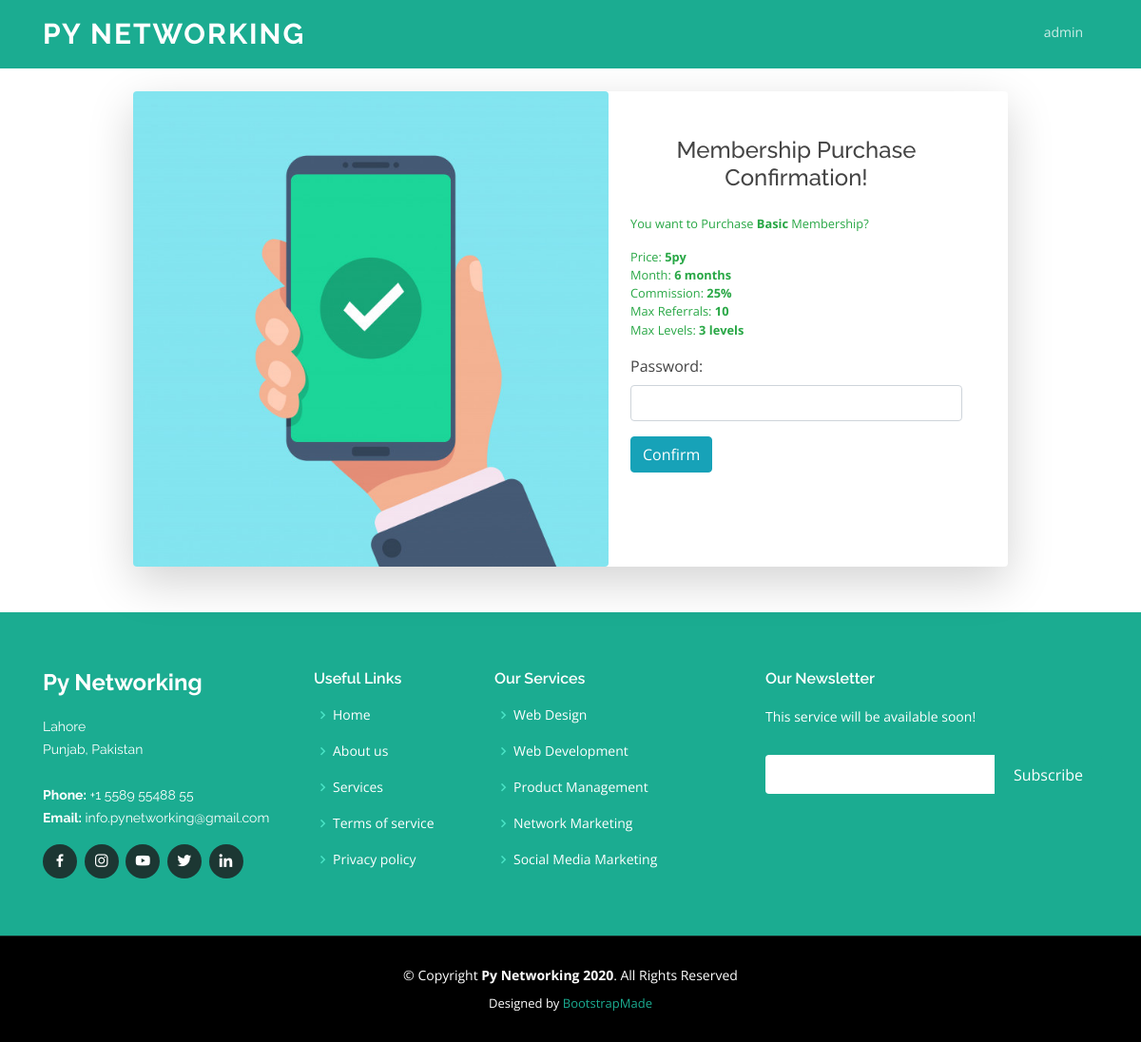
Screenshot of /member/membership/3 (signed in) with the database file from the repository.
### member/models.py (models this page shows, shortened)
class MembershipType(models.Model):
    title = models.CharField(max_length=256)
    price = models.IntegerField(default=0)
    max_levels = models.IntegerField(default=0)
    max_referrals = models.IntegerField(default=7)
    months = models.IntegerField(default=0)
    commission_percentage = models.IntegerField(default=5)
    description = models.TextField(max_length=1024, blank=True)

### member/views.py (the view)
# urls.py: path('membership/<mid>', views.buy_membership, name='buy_membership'),
@login_required
def buy_membership(request, mid):
    error=False
    error_message = ''
    buymembership = MembershipType.objects.get(pk=mid)
    if request.method == 'POST':
        form = PasswordForm(request.POST)
        if form.is_valid():
            password1 = form.cleaned_data.get('password')
            password = request.user.password
            if check_password(password1, password):
                user = request.user
                member = Member.objects.get(user=user)
                current_membership = member.membership
                account = member.account
                price = buymembership.price
                percentage = 100
                if (account.balance >= price) and (price != 0):
                    current_membership.type = buymembership
                    account.balance = account.balance - price
                    account.save()
                    current_membership.start_date = timezone.datetime.now()
                    current_membership.end_date = (current_membership.start_date + relativedelta(months=current_membership.type.months))
                    current_membership.save()
                    admin_username = 'admin'
                    admin_user = User.objects.get(username=admin_username)
                    admin_member = Member.objects.get(user=admin_user)
                    try:
                        direct1 = member.referral.referred_by
                        direct1_member = Member.objects.get(user=direct1)
                        direct1_member.account.balance = direct1_member.account.balance + (price * (direct1_member.membership.type.commission_percentage/100))
                        direct1_member.account.total_commission = direct1_member.account.total_commission + (price * (direct1_member.membership.type.commission_percentage/100))
                        member.referral.commission = member.referral.commission + (price * (direct1_member.membership.type.commission_percentage/100))
                        member.referral.save()
                        direct1_member.account.save()
                        percentage = percentage - direct1.membership.type.commission_percentage
                        indirect1 = direct1_member.referral.referred_by
                        indirect1_member = Member.objects.get(user=indirect1)
                        if indirect1_member.membership.type.max_levels > 1:
                            indirect1_member.account.balance = indirect1_member.account.balance + (price * (5 / 100))
                            indirect1_member.account.total_commission = indirect1_member.account.total_commission + ( price * (5 / 100))
                            direct1_member.referral.commission = direct1_member.referral.commission + (price * (5 / 100))
                            direct1_member.referral.save()
                            indirect1_member.account.save()
                            percentage = percentage - 5
                        indirect2 = indirect1_member.referral.referred_by
                        indirect2_member = Member.objects.get(user=indirect2)
                        if indirect2_member.membership.type.max_levels > 2:
                            indirect2_member.account.balance = indirect2_member.account.balance + (price * (5 / 100))
                            indirect2_member.account.total_commission = indirect2_member.account.total_commission + (
                                    price * (5 / 100))
                            indirect1_member.referral.commission = indirect1_member.referral.commission + (price * (5 / 100))
                            indirect1_member.referral.save()
                            indirect2_member.account.save()
                            percentage = percentage - 5
                        indirect3 = indirect2_member.referral.referred_by
                        indirect3_member = Member.objects.get(user=indirect3)
                        if indirect3_member.membership.type.max_levels > 3:
                            indirect3_member.account.balance = indirect3_member.account.balance + (price * (5 / 100))
                            indirect3_member.account.total_commission = indirect3_member.account.total_commission + (
                                    price * (5 / 100))
                            indirect2_member.referral.commission = indirect2_member.referral.commission + (price * (5 / 100))
                            indirect2_member.referral.save()
                            indirect3_member.account.save()
                            percentage = percentage - 5
                        indirect4 = indirect1_member.referral.referred_by
                        indirect4_member = Member.objects.get(user=indirect4)
                        if indirect4_member.membership.type.max_levels > 4:
                            indirect4_member.account.balance = indirect4_member.account.balance + (price * (5 / 100))
                            indirect4_member.account.total_commission = indirect4_member.account.total_commission + (
                                    price * (5 / 100))
                            indirect3_member.referral.commission = indirect3_member.referral.commission + (price * (5 / 100))
                            indirect3_member.referral.save()
                            indirect4_member.account.save()
                            percentage = percentage - 5
                    except User.DoesNotExist:
                        admin_member.account.balance = admin_member.account.balance + (price*(percentage/100))
                        admin_member.account.total_commission = admin_member.account.total_commission + (price*(percentage/100))
                        admin_member.account.save()
                        percentage = percentage - percentage
                    admin_member.account.balance = admin_member.account.balance + (price * (percentage / 100))
                    admin_member.account.total_commission = admin_member.account.total_commission + (price * (percentage / 100))
                    admin_member.account.save()
                    percentage = percentage - percentage
                else:
                    no_balance = True
                    free = MembershipType.objects.get(title='Free')
                    basic = MembershipType.objects.get(title='Basic')
                    premium = MembershipType.objects.get(title='Premium')
                    ultimate = MembershipType.objects.get(title='Ultimate')
                    return render(request, 'member/membership.html',
                                  {'free': free, 'basic': basic, 'premium': premium, 'ultimate': ultimate,'no_balance':no_balance})
                return redirect('dashboard')
            else:
                error = True
                error_message = 'Wrong Password'
        else:
            print(form.errors)
    else:
        form = PasswordForm()
    return render(request, 'member/membership_purchase.html',
                  {'form': form, 'membership': buymembership, 'error_message': error_message, 'error': error})

### member/templates/member/membership_purchase.html (shortened to what this page needs)
{% extends 'base.html' %}
{% load static %}
 {% load widget_tweaks %}
{% block content %}
  <div class="container" style="padding-top: 2%">
    <div class="row justify-content-center">
      <div class="col-xl-10 col-lg-12 col-md-9">
        <div class="card o-hidden border-0 shadow-lg my-5">
          <div class="card-body p-0">
            <div class="row">
              <div class="col-lg-6 d-none d-lg-block" > <img src={%static "Member/img/confirmation.jpg" %} class="rounded" alt="..." style="width: 500px"></div>
              <div class="col-lg-6">
                <div class="p-5">
                  <div class="text-center">
                    <h1 class="h4 text-gray-900 mb-4">Membership Purchase Confirmation!</h1>
                  </div>
                <div class="text-left">
                      <p class="text-success  small">You want to Purchase <strong>{{ membership.title}}</strong> Membership?</p>
                      <p class="text-success mb-0 small">Price: <strong>{{ membership.price}}py </strong></p>
                      <p class="text-success mb-0 small">Month: <strong>{{ membership.months}} months</strong> </p>
                      <p class="text-success mb-0 small">Commission: <strong>{{ membership.commission_percentage}}%</strong> </p>
                      <p class="text-success mb-0 small">Max Referrals: <strong>{{ membership.max_referrals}}</strong></p>
                      <p class="text-success small">Max Levels: <strong>{{ membership.max_levels}} levels</strong></p>
                  </div>
                     <form method="post" novalidate>
                      {% for field in form.visible_fields %}
                        <div class="form-group">
                          {{ field.label_tag }}
                          {% if form.is_bound %}
                            {% if field.errors %}
                              {% render_field field class="form-control is-invalid" %}
                              {% for error in field.errors %}
                                <div class="invalid-feedback">
                                  {{ error }}
                                </div>
                              {% endfor %}
                            {% else %}
                              {% render_field field class="form-control is-valid" %}
                            {% endif %}
                          {% else %}
                            {% render_field field class="form-control" %}
                          {% endif %}
                        </div>
                      {% endfor %}
                      <button type="submit" class="btn btn-info">Confirm</button>
                    </form>
              </div>
            </div>
          </div>
        </div>
      </div>
    </div>
  </div>
  </div>
{% endblock content %}

### member/templates/base.html (shortened to what this page needs)
{% load static %}
<!DOCTYPE html>
<html lang="en">
<head>Loading
    <link rel="stylesheet" href="https://stackpath.bootstrapcdn.com/bootstrap/4.4.1/css/bootstrap.min.css">
  <link href="{% static 'home/assets/vendor/bootstrap/css/bootstrap.min.css'  %}" rel="stylesheet">
  <link href="{% static 'home/assets/vendor/icofont/icofont.min.css'  %}" rel="stylesheet">
  <link href="{% static 'home/assets/vendor/boxicons/css/boxicons.min.css'  %}" rel="stylesheet">
  <link href="{% static 'home/assets/vendor/owl.carousel/assets/owl.carousel.min.css'  %}" rel="stylesheet">
  <link href="{% static 'home/assets/vendor/venobox/venobox.css'  %}" rel="stylesheet">
  <link href="{% static 'home/assets/vendor/aos/aos.css'  %}" rel="stylesheet">
  <link href="{% static 'home/assets/css/style.css'%}" rel="stylesheet">
</head>
<body>
  <header id="header" class="fixed-top">
    <div class="container d-flex">
      <div class="logo mr-auto">
       <h1 class="text-light"><a href={% url 'home' %}>Py Networking</a></h1>
      </div>
      <nav class="nav-menu d-none d-lg-block">
        <ul>
           {% if request.user.is_authenticated %}
            <li class="drop-down"><a href="">{{ request.user.username}}</a>
              </li>
            </ul>
               {% else%}
               <li><a href={% url 'login' %}>Login/SignUp</a></li>
            {% endif %}
      </nav>
    </div>
  </header>
  {% block content %}
  {% endblock %}
  <footer id="footer">
    <div class="footer-top">
      <div class="container">
        <div class="row">
          <div class="col-lg-3 col-md-6">
            <div class="footer-info">
              <h3>Py Networking</h3>
              <p>
                Lahore <br>
                Punjab, Pakistan<br><br>
                <strong>Phone:</strong> +1 5589 55488 55<br>
                <strong>Email:</strong> info.pynetworking@gmail.com<br>
              </p>
              <div class="social-links mt-3">
                <a href="https://www.facebook.com/pynetworking" class="facebook"><i class="bx bxl-facebook"></i></a>
                <a href="https://www.instagram.com/pynetworking/" class="instagram"><i class="bx bxl-instagram"></i></a>
                <a href="https://www.youtube.com/channel/UC60tYPSpQHFFvM3r72Sv3ZQ" class="google-plus"><i class="bx bxl-youtube"></i></a>
                <a href="https://twitter.com/PyNetworking" class="twitter"><i class="bx bxl-twitter"></i></a>
                <a href="https://www.linkedin.com/in/py-networking-3548661a8/" class="linkedin"><i class="bx bxl-linkedin"></i></a>
              </div>
            </div>
          </div>
          <div class="col-lg-2 col-md-6 footer-links">
            <h4>Useful Links</h4>
            <ul>
              <li><i class="bx bx-chevron-right"></i> <a href="{% url 'home' %}">Home</a></li>
              <li><i class="bx bx-chevron-right"></i> <a href="{% url 'home' %}">About us</a></li>
              <li><i class="bx bx-chevron-right"></i> <a href="{% url 'home' %}">Services</a></li>
              <li><i class="bx bx-chevron-right"></i> <a href="#">Terms of service</a></li>
              <li><i class="bx bx-chevron-right"></i> <a href="#">Privacy policy</a></li>
            </ul>
          </div>
          <div class="col-lg-3 col-md-6 footer-links">
            <h4>Our Services</h4>
            <ul>
              <li><i class="bx bx-chevron-right"></i> <a href="#">Web Design</a></li>
              <li><i class="bx bx-chevron-right"></i> <a href="#">Web Development</a></li>
              <li><i class="bx bx-chevron-right"></i> <a href="#">Product Management</a></li>
              <li><i class="bx bx-chevron-right"></i> <a href="#">Network Marketing</a></li>
              <li><i class="bx bx-chevron-right"></i> <a href="#">Social Media Marketing</a></li>
            </ul>
          </div>
          <div class="col-lg-4 col-md-6 footer-newsletter">
            <h4>Our Newsletter</h4>
            <p>This service will be available soon!</p>
            <form action="" method="post">
              <input type="email" name="email"><input type="submit" value="Subscribe">
            </form>
          </div>
        </div>
      </div>
    </div>
    <div class="container">
      <div class="copyright">
        &copy; Copyright <strong><span>Py Networking 2020</span></strong>. All Rights Reserved
      </div>
      <div class="credits">
        Designed by <a href="https://bootstrapmade.com/">BootstrapMade</a>
      </div>
    </div>
  </footer>
</body>
</html>

### rows the page displays
MembershipType: title "Basic", price "5", months "6", commission_percentage "25", max_referrals "10", max_levels "3"

### other values shown
{{ request.user.username }} "admin"
{{ field.label_tag }} "Password:"
